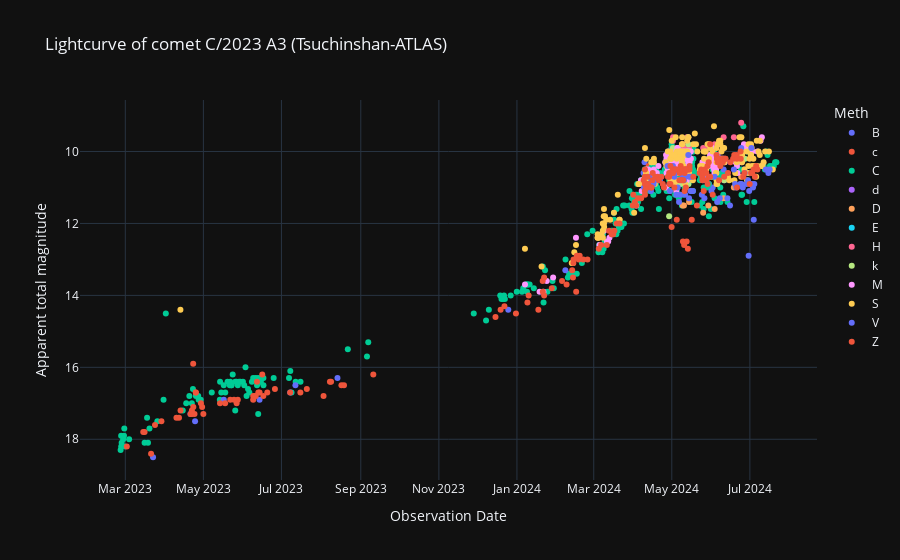

Notebook code for this chart:
### Code cell
# Gráfica del los datos
labels = {'obs_date':'Observation Date','mag':'Apparent total magnitude', 'meth':'Meth'}
fig = px.scatter(cometa_df, x='obs_date', y='mag', color='meth', template= 'plotly_dark', labels= labels, title='Lightcurve of comet C/2023 A3 (Tsuchinshan-ATLAS)')
fig.update_yaxes(autorange="reversed")
fig.show()

### Figure 1 — Plotly figure (JSON) as saved in the notebook; plotly's stock layout.template omitted (floating-point values rounded to 4 significant figures; data arrays with more than 128 entries replaced by an {"elided": "..."} marker saying what was removed)
{"data": [{"hovertemplate": "Meth=B<br>Observation Date=%{x}<br>Apparent total magnitude=%{y}<extra></extra>", "legendgroup": "B", "marker": {"color": "#636efa", "symbol": "circle"}, "mode": "markers", "name": "B", "orientation": "v", "showlegend": true, "type": "scatter", "x": ["2024-06-10T22:33:00", "2024-05-07T20:15:00", "2024-04-29T21:15:00", "2024-05-01T12:50:00", "2024-05-29T11:16:00", "2024-05-13T20:50:00", "2024-04-28T21:00:00", "2024-04-09T16:47:00", "2024-05-29T22:19:00", "2024-06-01T22:33:00", "2024-06-26T11:31:00", "2024-05-03T14:38:00", "2024-04-29T21:00:00", "2024-04-08T21:36:00", "2024-05-04T22:08:00", "2024-04-30T23:45:00", "2024-05-06T22:48:00", "2024-04-30T22:19:00", "2024-05-11T21:40:00"], "xaxis": "x", "y": [10.8, 9.9, 10.2, 10.5, 10.7, 10.2, 10.2, 10.3, 10.9, 11, 10.5, 10, 10, 10.6, 10.5, 10.7, 10.9, 10.7, 10.3], "yaxis": "y"}, {"hovertemplate": "Meth=c<br>Observation Date=%{x}<br>Apparent total magnitude=%{y}<extra></extra>", "legendgroup": "c", "marker": {"color": "#EF553B", "symbol": "circle"}, "mode": "markers", "name": "c", "orientation": "v", "showlegend": true, "type": "scatter", "x": ["2024-05-13T13:00:00", "2024-05-16T14:00:00", "2024-05-10T15:15:00", "2024-05-12T14:00:00", "2024-05-09T16:30:00", "2024-05-04T20:42:00", "2024-04-12T19:55:00", "2024-04-30T21:03:00"], "xaxis": "x", "y": [12.7, 11.9, 12.6, 12.5, 12.5, 11.9, 10.4, 12.1], "yaxis": "y"}, {"hovertemplate": "Meth=C<br>Observation Date=%{x}<br>Apparent total magnitude=%{y}<extra></extra>", "legendgroup": "C", "marker": {"color": "#00cc96", "symbol": "circle"}, "mode": "markers", "name": "C", "orientation": "v", "showlegend": true, "type": "scatter", "x": {"elided": "321 str values"}, "xaxis": "x", "y": {"elided": "321 float values"}, "yaxis": "y"}, {"hovertemplate": "Meth=d<br>Observation Date=%{x}<br>Apparent total magnitude=%{y}<extra></extra>", "legendgroup": "d", "marker": {"color": "#ab63fa", "symbol": "circle"}, "mode": "markers", "name": "d", "orientation": "v", "showlegend": true, "type": "scatter", "x": ["2024-06-05T20:54:00", "2024-05-26T20:47:00"], "xaxis": "x", "y": [10.1, 10.3], "yaxis": "y"}, {"hovertemplate": "Meth=D<br>Observation Date=%{x}<br>Apparent total magnitude=%{y}<extra></extra>", "legendgroup": "D", "marker": {"color": "#FFA15A", "symbol": "circle"}, "mode": "markers", "name": "D", "orientation": "v", "showlegend": true, "type": "scatter", "x": ["2024-05-25T12:00:00", "2024-06-10T12:00:00", "2024-05-13T21:53:00", "2024-06-03T12:00:00", "2024-05-29T12:57:00", "2024-05-09T12:28:00", "2024-05-14T12:00:00", "2024-05-10T12:00:00", "2024-06-24T05:02:00", "2024-06-18T11:45:00"], "xaxis": "x", "y": [11.7, 11.3, 10.6, 11.6, 11.5, 11.5, 11.4, 11.5, 10.7, 11], "yaxis": "y"}, {"hovertemplate": "Meth=E<br>Observation Date=%{x}<br>Apparent total magnitude=%{y}<extra></extra>", "legendgroup": "E", "marker": {"color": "#19d3f3", "symbol": "circle"}, "mode": "markers", "name": "E", "orientation": "v", "showlegend": true, "type": "scatter", "x": ["2024-05-11T20:30:00"], "xaxis": "x", "y": [10.1], "yaxis": "y"}, {"hovertemplate": "Meth=H<br>Observation Date=%{x}<br>Apparent total magnitude=%{y}<extra></extra>", "legendgroup": "H", "marker": {"color": "#FF6692", "symbol": "circle"}, "mode": "markers", "name": "H", "orientation": "v", "showlegend": true, "type": "scatter", "x": ["2024-05-01T21:38:00", "2024-05-01T22:22:00", "2024-05-01T22:27:00", "2024-05-01T21:43:00", "2024-05-12T22:01:00", "2024-05-10T12:00:00", "2024-05-12T22:06:00", "2024-06-18T11:45:00", "2024-06-24T05:02:00", "2024-05-09T12:28:00", "2024-05-14T12:14:00", "2024-06-03T11:45:00", "2024-05-13T21:30:00", "2024-05-13T21:26:00", "2024-05-25T12:00:00", "2024-05-29T13:12:00", "2024-06-10T12:00:00"], "xaxis": "x", "y": [10.1, 10, 9.6, 9.7, 10, 9.9, 9.6, 9.6, 9.2, 9.8, 9.9, 9.8, 9.6, 10, 9.9, 9.9, 9.6], "yaxis": "y"}, {"hovertemplate": "Meth=k<br>Observation Date=%{x}<br>Apparent total magnitude=%{y}<extra></extra>", "legendgroup": "k", "marker": {"color": "#B6E880", "symbol": "circle"}, "mode": "markers", "name": "k", "orientation": "v", "showlegend": true, "type": "scatter", "x": ["2024-05-13T21:20:00", "2024-05-13T21:15:00", "2024-04-15T03:07:00", "2024-05-01T21:13:00", "2024-05-13T22:04:00", "2024-05-01T21:20:00", "2024-05-07T21:07:00", "2024-05-12T21:49:00", "2024-06-26T22:04:00", "2024-05-31T22:33:00", "2024-05-12T22:20:00", "2024-05-03T21:35:00", "2024-05-12T22:25:00", "2024-04-28T21:50:00", "2024-05-12T21:44:00", "2024-06-11T21:36:00", "2024-05-02T23:02:00", "2024-06-10T21:36:00"], "xaxis": "x", "y": [9.6, 9.8, 10.3, 10.1, 10.9, 9.9, 10.9, 10.2, 10.2, 10.7, 10.2, 10.8, 10, 11.8, 10.4, 10.7, 10.2, 10.8], "yaxis": "y"}, {"hovertemplate": "Meth=M<br>Observation Date=%{x}<br>Apparent total magnitude=%{y}<extra></extra>", "legendgroup": "M", "marker": {"color": "#FF97FF", "symbol": "circle"}, "mode": "markers", "name": "M", "orientation": "v", "showlegend": true, "type": "scatter", "x": {"elided": "160 str values"}, "xaxis": "x", "y": {"elided": "160 float values"}, "yaxis": "y"}, {"hovertemplate": "Meth=S<br>Observation Date=%{x}<br>Apparent total magnitude=%{y}<extra></extra>", "legendgroup": "S", "marker": {"color": "#FECB52", "symbol": "circle"}, "mode": "markers", "name": "S", "orientation": "v", "showlegend": true, "type": "scatter", "x": {"elided": "181 str values"}, "xaxis": "x", "y": {"elided": "181 float values"}, "yaxis": "y"}, {"hovertemplate": "Meth=V<br>Observation Date=%{x}<br>Apparent total magnitude=%{y}<extra></extra>", "legendgroup": "V", "marker": {"color": "#636efa", "symbol": "circle"}, "mode": "markers", "name": "V", "orientation": "v", "showlegend": true, "type": "scatter", "x": ["2024-05-24T11:02:00", "2024-06-07T11:45:00", "2024-02-07T19:40:00", "2024-05-17T13:40:00", "2024-05-29T13:12:00", "2024-06-05T11:02:00", "2024-06-03T12:00:00", "2024-07-02T11:02:00", "2024-06-20T11:02:00", "2024-06-10T12:00:00", "2024-07-03T11:02:00", "2024-06-30T11:02:00", "2024-07-04T11:02:00", "2024-06-28T11:02:00", "2024-07-04T00:39:00", "2024-04-27T14:24:00", "2024-06-29T11:02:00", "2024-05-25T12:00:00", "2024-05-13T21:04:00", "2024-06-23T11:16:00", "2024-07-02T04:33:00", "2023-07-11T22:04:00", "2024-04-13T14:52:00", "2024-05-05T15:36:00", "2023-04-20T22:25:00", "2024-04-21T16:47:00", "2024-05-07T15:07:00", "2024-05-06T15:36:00", "2024-04-15T03:07:00", "2024-05-11T11:02:00", "2023-07-07T20:23:00", "2024-04-13T17:02:00", "2024-04-09T07:55:00", "2024-04-29T12:43:00", "2024-05-16T13:12:00", "2023-05-16T23:16:00", "2024-07-15T11:16:00", "2024-07-16T11:16:00", "2023-08-13T18:28:00", "2024-06-30T00:33:00", "2024-07-13T11:16:00", "2024-05-16T11:45:00", "2024-06-24T05:02:00", "2024-06-26T22:04:00", "2024-05-14T12:00:00", "2024-05-04T14:09:00", "2024-05-26T11:45:00", "2024-05-09T12:28:00", "2024-06-24T11:02:00", "2024-06-19T11:16:00", "2024-06-18T11:45:00", "2024-05-31T22:33:00", "2024-06-13T11:02:00", "2024-05-10T12:00:00", "2024-05-14T11:31:00", "2024-06-25T11:31:00", "2024-05-02T23:16:00", "2023-06-13T21:21:00", "2024-06-15T11:31:00", "2023-03-22T16:04:00", "2024-05-03T11:45:00", "2024-04-20T16:47:00", "2024-05-03T12:28:00", "2024-04-14T17:02:00", "2024-04-15T17:02:00", "2023-04-24T12:28:00", "2024-04-16T17:02:00", "2024-04-17T16:47:00", "2024-05-12T21:29:00", "2023-12-25T05:16:00", "2024-05-10T20:20:00", "2024-05-15T12:57:00", "2024-05-01T20:44:00"], "xaxis": "x", "y": [11.2, 11.3, 13.3, 11.1, 10.7, 11.4, 10.7, 10.9, 11, 10.5, 11, 11.1, 10.9, 10.9, 11.9, 10.4, 10.8, 10.8, 10.1, 10.9, 9.9, 16.5, 10.7, 11, 17.3, 10.8, 11.2, 11.4, 10.8, 11.2, 16.7, 11, 11, 11.1, 11.1, 16.9, 10.6, 10.5, 16.3, 12.9, 10.5, 10.7, 9.9, 10.6, 10.7, 11.2, 11.3, 10.7, 10.9, 10.9, 10.5, 11.1, 11.3, 10.8, 11.3, 11, 10.7, 16.9, 11.5, 18.5, 10.6, 10.8, 10.5, 11.1, 10.8, 17.5, 10.9, 10.8, 10.5, 14.4, 10.7, 11.1, 10.4], "yaxis": "y"}, {"hovertemplate": "Meth=Z<br>Observation Date=%{x}<br>Apparent total magnitude=%{y}<extra></extra>", "legendgroup": "Z", "marker": {"color": "#EF553B", "symbol": "circle"}, "mode": "markers", "name": "Z", "orientation": "v", "showlegend": true, "type": "scatter", "x": {"elided": "190 str values"}, "xaxis": "x", "y": {"elided": "190 float values"}, "yaxis": "y"}], "layout": {"legend": {"title": {"text": "Meth"}, "tracegroupgap": 0}, "title": {"text": "Lightcurve of comet C/2023 A3 (Tsuchinshan-ATLAS)"}, "xaxis": {"anchor": "y", "domain": [0, 1], "title": {"text": "Observation Date"}}, "yaxis": {"anchor": "x", "autorange": "reversed", "domain": [0, 1], "title": {"text": "Apparent total magnitude"}}}}
